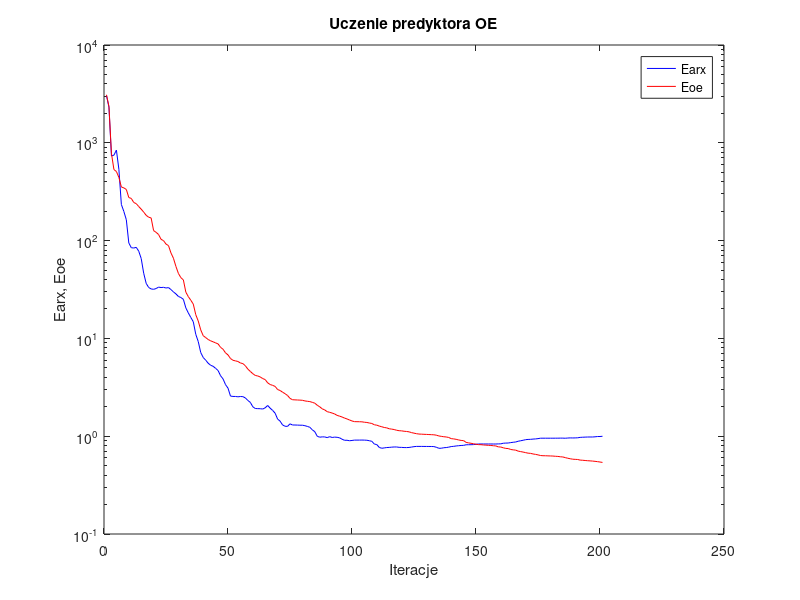
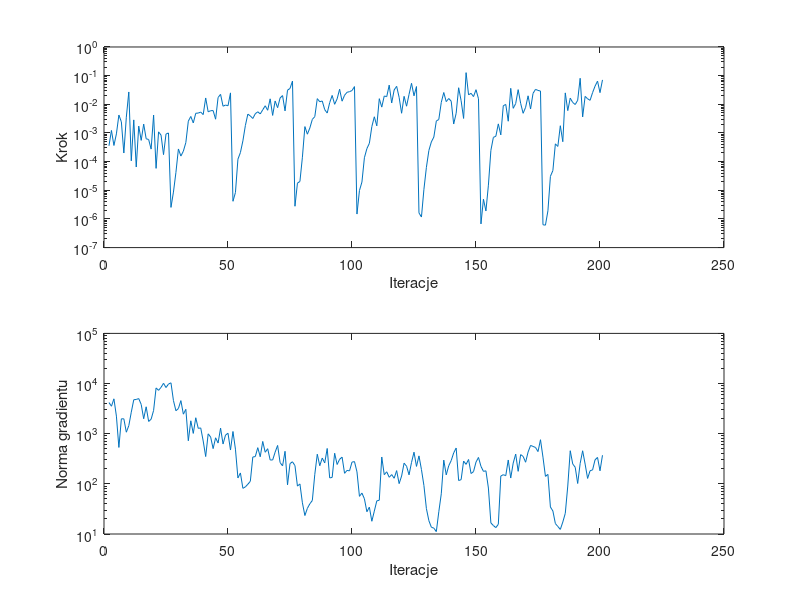

MATLAB code to generate these figures, in order:
%uczenie predyktora oe
clear all;
n=0; farx(n+1)=3.036888e+003; foe(n+1)=3.097757e+003; wspucz(n+1)=0.000000e+000; ng(n+1)=0.000000e+000;
%odnowa zmiennej metryki
n=1; farx(n+1)=2.308086e+003; foe(n+1)=2.351333e+003; krok(n+1)=3.569431e-004; ng(n+1)=4.183868e+003;
n=2; farx(n+1)=7.337100e+002; foe(n+1)=7.787177e+002; krok(n+1)=1.224233e-003; ng(n+1)=3.528312e+003;
n=3; farx(n+1)=7.476738e+002; foe(n+1)=5.325668e+002; krok(n+1)=3.657739e-004; ng(n+1)=4.957101e+003;
n=4; farx(n+1)=8.418225e+002; foe(n+1)=5.089794e+002; krok(n+1)=9.289576e-004; ng(n+1)=2.240755e+003;
n=5; farx(n+1)=5.361160e+002; foe(n+1)=4.425448e+002; krok(n+1)=4.221448e-003; ng(n+1)=5.322157e+002;
n=6; farx(n+1)=2.340541e+002; foe(n+1)=3.532164e+002; krok(n+1)=2.446965e-003; ng(n+1)=1.980086e+003;
n=7; farx(n+1)=1.986799e+002; foe(n+1)=3.460120e+002; krok(n+1)=1.997041e-004; ng(n+1)=1.979326e+003;
n=8; farx(n+1)=1.633618e+002; foe(n+1)=3.333838e+002; krok(n+1)=3.550402e-003; ng(n+1)=1.071162e+003;
n=9; farx(n+1)=9.460778e+001; foe(n+1)=2.755527e+002; krok(n+1)=2.693892e-002; ng(n+1)=1.446386e+003;
n=10; farx(n+1)=8.462850e+001; foe(n+1)=2.700741e+002; krok(n+1)=1.065485e-004; ng(n+1)=2.686448e+003;
n=11; farx(n+1)=8.394156e+001; foe(n+1)=2.453200e+002; krok(n+1)=2.855545e-003; ng(n+1)=4.755965e+003;
n=12; farx(n+1)=8.538263e+001; foe(n+1)=2.386339e+002; krok(n+1)=6.485137e-005; ng(n+1)=4.810936e+003;
n=13; farx(n+1)=7.799838e+001; foe(n+1)=2.230222e+002; krok(n+1)=1.735363e-003; ng(n+1)=5.017261e+003;
n=14; farx(n+1)=6.564144e+001; foe(n+1)=2.096236e+002; krok(n+1)=5.510555e-004; ng(n+1)=3.833391e+003;
n=15; farx(n+1)=4.641003e+001; foe(n+1)=1.956566e+002; krok(n+1)=2.043687e-003; ng(n+1)=1.985535e+003;
n=16; farx(n+1)=3.658262e+001; foe(n+1)=1.814437e+002; krok(n+1)=6.275936e-004; ng(n+1)=3.439283e+003;
n=17; farx(n+1)=3.317513e+001; foe(n+1)=1.734109e+002; krok(n+1)=5.916287e-004; ng(n+1)=1.755787e+003;
n=18; farx(n+1)=3.204453e+001; foe(n+1)=1.705564e+002; krok(n+1)=2.732662e-004; ng(n+1)=1.945154e+003;
n=19; farx(n+1)=3.176679e+001; foe(n+1)=1.265319e+002; krok(n+1)=4.221744e-003; ng(n+1)=2.916053e+003;
n=20; farx(n+1)=3.234214e+001; foe(n+1)=1.215024e+002; krok(n+1)=5.815705e-005; ng(n+1)=8.174077e+003;
n=21; farx(n+1)=3.344694e+001; foe(n+1)=1.154335e+002; krok(n+1)=1.093065e-003; ng(n+1)=7.319770e+003;
n=22; farx(n+1)=3.310928e+001; foe(n+1)=1.030404e+002; krok(n+1)=8.410247e-004; ng(n+1)=8.389224e+003;
n=23; farx(n+1)=3.330362e+001; foe(n+1)=9.996352e+001; krok(n+1)=1.752601e-004; ng(n+1)=1.013159e+004;
n=24; farx(n+1)=3.274699e+001; foe(n+1)=9.214166e+001; krok(n+1)=9.152390e-004; ng(n+1)=8.319983e+003;
n=25; farx(n+1)=3.308512e+001; foe(n+1)=8.891359e+001; krok(n+1)=9.991826e-004; ng(n+1)=9.769860e+003;
%odnowa zmiennej metryki
n=26; farx(n+1)=3.156292e+001; foe(n+1)=7.480445e+001; krok(n+1)=2.527819e-006; ng(n+1)=1.033878e+004;
n=27; farx(n+1)=2.989079e+001; foe(n+1)=6.598469e+001; krok(n+1)=8.648025e-006; ng(n+1)=4.584314e+003;
n=28; farx(n+1)=2.850402e+001; foe(n+1)=5.444132e+001; krok(n+1)=4.194015e-005; ng(n+1)=2.868993e+003;
n=29; farx(n+1)=2.685447e+001; foe(n+1)=4.616292e+001; krok(n+1)=2.762358e-004; ng(n+1)=3.177697e+003;
n=30; farx(n+1)=2.617320e+001; foe(n+1)=4.178124e+001; krok(n+1)=1.562643e-004; ng(n+1)=4.568200e+003;
n=31; farx(n+1)=2.511763e+001; foe(n+1)=3.965080e+001; krok(n+1)=2.315391e-004; ng(n+1)=2.451426e+003;
n=32; farx(n+1)=2.050910e+001; foe(n+1)=2.969580e+001; krok(n+1)=4.630782e-004; ng(n+1)=3.062030e+003;
n=33; farx(n+1)=1.821130e+001; foe(n+1)=2.672973e+001; krok(n+1)=2.583925e-003; ng(n+1)=7.231900e+002;
n=34; farx(n+1)=1.638337e+001; foe(n+1)=2.456307e+001; krok(n+1)=3.765398e-003; ng(n+1)=1.808216e+003;
n=35; farx(n+1)=1.480234e+001; foe(n+1)=2.243237e+001; krok(n+1)=2.241713e-003; ng(n+1)=1.013642e+003;
n=36; farx(n+1)=1.101451e+001; foe(n+1)=1.747820e+001; krok(n+1)=4.871925e-003; ng(n+1)=2.079373e+003;
n=37; farx(n+1)=9.288804e+000; foe(n+1)=1.505996e+001; krok(n+1)=4.938447e-003; ng(n+1)=1.277872e+003;
n=38; farx(n+1)=7.172851e+000; foe(n+1)=1.223434e+001; krok(n+1)=5.357205e-003; ng(n+1)=1.303564e+003;
n=39; farx(n+1)=6.382722e+000; foe(n+1)=1.066064e+001; krok(n+1)=4.375565e-003; ng(n+1)=7.135612e+002;
n=40; farx(n+1)=5.992948e+000; foe(n+1)=1.019310e+001; krok(n+1)=1.664795e-002; ng(n+1)=3.503238e+002;
n=41; farx(n+1)=5.575740e+000; foe(n+1)=9.750654e+000; krok(n+1)=5.457942e-003; ng(n+1)=9.933731e+002;
n=42; farx(n+1)=5.312705e+000; foe(n+1)=9.442540e+000; krok(n+1)=5.982223e-003; ng(n+1)=8.576189e+002;
n=43; farx(n+1)=5.186379e+000; foe(n+1)=9.231965e+000; krok(n+1)=6.035177e-003; ng(n+1)=5.045308e+002;
n=44; farx(n+1)=4.943212e+000; foe(n+1)=8.996624e+000; krok(n+1)=3.021288e-003; ng(n+1)=8.284683e+002;
n=45; farx(n+1)=4.692891e+000; foe(n+1)=8.785741e+000; krok(n+1)=1.729712e-002; ng(n+1)=6.513394e+002;
n=46; farx(n+1)=4.153834e+000; foe(n+1)=8.102041e+000; krok(n+1)=2.223039e-002; ng(n+1)=1.291520e+003;
n=47; farx(n+1)=3.853638e+000; foe(n+1)=7.746378e+000; krok(n+1)=8.579668e-003; ng(n+1)=6.231901e+002;
n=48; farx(n+1)=3.367804e+000; foe(n+1)=7.115409e+000; krok(n+1)=9.409526e-003; ng(n+1)=9.379711e+002;
n=49; farx(n+1)=3.099818e+000; foe(n+1)=6.777490e+000; krok(n+1)=8.891335e-003; ng(n+1)=1.020845e+003;
n=50; farx(n+1)=2.572046e+000; foe(n+1)=6.227863e+000; krok(n+1)=2.502130e-002; ng(n+1)=4.726042e+002;
%odnowa zmiennej metryki
n=51; farx(n+1)=2.550612e+000; foe(n+1)=5.975943e+000; krok(n+1)=4.134798e-006; ng(n+1)=1.106708e+003;
n=52; farx(n+1)=2.548769e+000; foe(n+1)=5.892416e+000; krok(n+1)=8.364627e-006; ng(n+1)=4.910234e+002;
n=53; farx(n+1)=2.527963e+000; foe(n+1)=5.806405e+000; krok(n+1)=1.215958e-004; ng(n+1)=1.310466e+002;
n=54; farx(n+1)=2.546592e+000; foe(n+1)=5.607921e+000; krok(n+1)=2.064568e-004; ng(n+1)=1.650052e+002;
n=55; farx(n+1)=2.537984e+000; foe(n+1)=5.524123e+000; krok(n+1)=5.294487e-004; ng(n+1)=8.144349e+001;
n=56; farx(n+1)=2.462712e+000; foe(n+1)=5.249646e+000; krok(n+1)=1.810600e-003; ng(n+1)=8.694938e+001;
n=57; farx(n+1)=2.319614e+000; foe(n+1)=4.852646e+000; krok(n+1)=4.541426e-003; ng(n+1)=9.817103e+001;
n=58; farx(n+1)=2.218588e+000; foe(n+1)=4.595022e+000; krok(n+1)=3.929986e-003; ng(n+1)=1.124523e+002;
n=59; farx(n+1)=1.998993e+000; foe(n+1)=4.356690e+000; krok(n+1)=3.195712e-003; ng(n+1)=3.432304e+002;
n=60; farx(n+1)=1.919940e+000; foe(n+1)=4.181099e+000; krok(n+1)=4.683883e-003; ng(n+1)=3.493034e+002;
n=61; farx(n+1)=1.913692e+000; foe(n+1)=4.127902e+000; krok(n+1)=5.485375e-003; ng(n+1)=5.263978e+002;
n=62; farx(n+1)=1.910406e+000; foe(n+1)=4.035707e+000; krok(n+1)=4.615931e-003; ng(n+1)=3.468738e+002;
n=63; farx(n+1)=1.896285e+000; foe(n+1)=3.884071e+000; krok(n+1)=6.401705e-003; ng(n+1)=7.006977e+002;
n=64; farx(n+1)=1.951802e+000; foe(n+1)=3.792205e+000; krok(n+1)=8.875371e-003; ng(n+1)=4.266528e+002;
n=65; farx(n+1)=2.061883e+000; foe(n+1)=3.509886e+000; krok(n+1)=6.193383e-003; ng(n+1)=5.022766e+002;
n=66; farx(n+1)=1.934357e+000; foe(n+1)=3.377865e+000; krok(n+1)=1.552269e-002; ng(n+1)=2.994756e+002;
n=67; farx(n+1)=1.835643e+000; foe(n+1)=3.309592e+000; krok(n+1)=4.096666e-003; ng(n+1)=2.988669e+002;
n=68; farx(n+1)=1.719171e+000; foe(n+1)=3.231174e+000; krok(n+1)=1.303720e-002; ng(n+1)=4.279416e+002;
n=69; farx(n+1)=1.496873e+000; foe(n+1)=3.000402e+000; krok(n+1)=7.627492e-003; ng(n+1)=5.833545e+002;
n=70; farx(n+1)=1.425809e+000; foe(n+1)=2.933826e+000; krok(n+1)=1.660195e-002; ng(n+1)=2.660760e+002;
n=71; farx(n+1)=1.303756e+000; foe(n+1)=2.819218e+000; krok(n+1)=2.015462e-002; ng(n+1)=2.281715e+002;
n=72; farx(n+1)=1.264110e+000; foe(n+1)=2.721825e+000; krok(n+1)=5.887869e-003; ng(n+1)=4.458663e+002;
n=73; farx(n+1)=1.260059e+000; foe(n+1)=2.608296e+000; krok(n+1)=3.112337e-002; ng(n+1)=9.561019e+001;
n=74; farx(n+1)=1.338797e+000; foe(n+1)=2.437279e+000; krok(n+1)=3.571281e-002; ng(n+1)=2.533275e+002;
n=75; farx(n+1)=1.302440e+000; foe(n+1)=2.360327e+000; krok(n+1)=6.473652e-002; ng(n+1)=2.755168e+002;
%odnowa zmiennej metryki
n=76; farx(n+1)=1.301453e+000; foe(n+1)=2.352381e+000; krok(n+1)=2.774652e-006; ng(n+1)=2.309644e+002;
n=77; farx(n+1)=1.299175e+000; foe(n+1)=2.345987e+000; krok(n+1)=1.776662e-005; ng(n+1)=9.015860e+001;
n=78; farx(n+1)=1.295480e+000; foe(n+1)=2.338492e+000; krok(n+1)=2.031935e-005; ng(n+1)=9.962877e+001;
n=79; farx(n+1)=1.295296e+000; foe(n+1)=2.329332e+000; krok(n+1)=1.426144e-004; ng(n+1)=4.182983e+001;
n=80; farx(n+1)=1.280816e+000; foe(n+1)=2.294925e+000; krok(n+1)=1.667309e-003; ng(n+1)=2.334633e+001;
n=81; farx(n+1)=1.259082e+000; foe(n+1)=2.275236e+000; krok(n+1)=9.053002e-004; ng(n+1)=3.246403e+001;
n=82; farx(n+1)=1.233652e+000; foe(n+1)=2.258861e+000; krok(n+1)=1.491801e-003; ng(n+1)=4.003978e+001;
n=83; farx(n+1)=1.162579e+000; foe(n+1)=2.218772e+000; krok(n+1)=2.973498e-003; ng(n+1)=4.653860e+001;
n=84; farx(n+1)=1.111800e+000; foe(n+1)=2.175589e+000; krok(n+1)=3.715831e-003; ng(n+1)=1.550760e+002;
n=85; farx(n+1)=9.970143e-001; foe(n+1)=2.071062e+000; krok(n+1)=1.576669e-002; ng(n+1)=3.897126e+002;
n=86; farx(n+1)=9.769550e-001; foe(n+1)=1.997346e+000; krok(n+1)=1.226153e-002; ng(n+1)=2.296205e+002;
n=87; farx(n+1)=9.844903e-001; foe(n+1)=1.904841e+000; krok(n+1)=1.305012e-002; ng(n+1)=3.265487e+002;
n=88; farx(n+1)=9.832694e-001; foe(n+1)=1.856838e+000; krok(n+1)=6.506258e-003; ng(n+1)=2.616954e+002;
n=89; farx(n+1)=9.669239e-001; foe(n+1)=1.782383e+000; krok(n+1)=4.949772e-003; ng(n+1)=5.076305e+002;
n=90; farx(n+1)=9.892547e-001; foe(n+1)=1.754302e+000; krok(n+1)=1.142218e-002; ng(n+1)=1.313630e+002;
n=91; farx(n+1)=9.704824e-001; foe(n+1)=1.725322e+000; krok(n+1)=2.038266e-002; ng(n+1)=1.342887e+002;
n=92; farx(n+1)=9.790157e-001; foe(n+1)=1.687869e+000; krok(n+1)=1.000091e-002; ng(n+1)=4.076668e+002;
n=93; farx(n+1)=9.743694e-001; foe(n+1)=1.632760e+000; krok(n+1)=1.547432e-002; ng(n+1)=2.431717e+002;
n=94; farx(n+1)=9.625357e-001; foe(n+1)=1.602774e+000; krok(n+1)=3.350022e-002; ng(n+1)=3.086469e+002;
n=95; farx(n+1)=9.309255e-001; foe(n+1)=1.571866e+000; krok(n+1)=1.284535e-002; ng(n+1)=3.411980e+002;
n=96; farx(n+1)=9.079674e-001; foe(n+1)=1.531510e+000; krok(n+1)=2.067140e-002; ng(n+1)=1.623554e+002;
n=97; farx(n+1)=9.090804e-001; foe(n+1)=1.501042e+000; krok(n+1)=2.622287e-002; ng(n+1)=1.853293e+002;
n=98; farx(n+1)=8.986627e-001; foe(n+1)=1.465038e+000; krok(n+1)=2.764852e-002; ng(n+1)=1.816220e+002;
n=99; farx(n+1)=9.045725e-001; foe(n+1)=1.431136e+000; krok(n+1)=3.012318e-002; ng(n+1)=2.713820e+002;
n=100; farx(n+1)=9.122482e-001; foe(n+1)=1.409159e+000; krok(n+1)=4.149438e-002; ng(n+1)=2.777077e+002;
%odnowa zmiennej metryki
n=101; farx(n+1)=9.121771e-001; foe(n+1)=1.407174e+000; krok(n+1)=1.479716e-006; ng(n+1)=1.736985e+002;
n=102; farx(n+1)=9.124347e-001; foe(n+1)=1.406014e+000; krok(n+1)=9.766516e-006; ng(n+1)=5.634579e+001;
n=103; farx(n+1)=9.133027e-001; foe(n+1)=1.402813e+000; krok(n+1)=1.929519e-005; ng(n+1)=6.542519e+001;
n=104; farx(n+1)=9.119534e-001; foe(n+1)=1.389485e+000; krok(n+1)=1.366331e-004; ng(n+1)=5.045051e+001;
n=105; farx(n+1)=9.090665e-001; foe(n+1)=1.381837e+000; krok(n+1)=2.838391e-004; ng(n+1)=2.780527e+001;
n=106; farx(n+1)=8.990886e-001; foe(n+1)=1.364214e+000; krok(n+1)=4.347668e-004; ng(n+1)=3.433317e+001;
n=107; farx(n+1)=8.862790e-001; foe(n+1)=1.349583e+000; krok(n+1)=1.670282e-003; ng(n+1)=1.795358e+001;
n=108; farx(n+1)=8.314347e-001; foe(n+1)=1.308580e+000; krok(n+1)=3.671029e-003; ng(n+1)=2.866017e+001;
n=109; farx(n+1)=8.210016e-001; foe(n+1)=1.296616e+000; krok(n+1)=1.772228e-003; ng(n+1)=4.581182e+001;
n=110; farx(n+1)=7.672764e-001; foe(n+1)=1.268996e+000; krok(n+1)=1.571994e-002; ng(n+1)=4.711819e+001;
n=111; farx(n+1)=7.529429e-001; foe(n+1)=1.249237e+000; krok(n+1)=7.981858e-003; ng(n+1)=3.430849e+002;
n=112; farx(n+1)=7.593120e-001; foe(n+1)=1.227685e+000; krok(n+1)=1.949750e-002; ng(n+1)=1.522314e+002;
n=113; farx(n+1)=7.658754e-001; foe(n+1)=1.217287e+000; krok(n+1)=1.846372e-002; ng(n+1)=1.739455e+002;
n=114; farx(n+1)=7.681255e-001; foe(n+1)=1.191133e+000; krok(n+1)=4.674985e-002; ng(n+1)=1.352679e+002;
n=115; farx(n+1)=7.728906e-001; foe(n+1)=1.181778e+000; krok(n+1)=1.111520e-002; ng(n+1)=1.530193e+002;
n=116; farx(n+1)=7.759419e-001; foe(n+1)=1.169833e+000; krok(n+1)=3.172883e-002; ng(n+1)=1.293043e+002;
n=117; farx(n+1)=7.759896e-001; foe(n+1)=1.150224e+000; krok(n+1)=4.236083e-002; ng(n+1)=1.836124e+002;
n=118; farx(n+1)=7.694693e-001; foe(n+1)=1.138292e+000; krok(n+1)=1.748904e-002; ng(n+1)=1.010300e+002;
n=119; farx(n+1)=7.685778e-001; foe(n+1)=1.134212e+000; krok(n+1)=4.871925e-003; ng(n+1)=1.431598e+002;
n=120; farx(n+1)=7.652831e-001; foe(n+1)=1.123729e+000; krok(n+1)=1.896911e-002; ng(n+1)=2.584326e+002;
n=121; farx(n+1)=7.648825e-001; foe(n+1)=1.117890e+000; krok(n+1)=8.580693e-003; ng(n+1)=2.246908e+002;
n=122; farx(n+1)=7.673461e-001; foe(n+1)=1.108218e+000; krok(n+1)=2.219272e-002; ng(n+1)=1.511932e+002;
n=123; farx(n+1)=7.744642e-001; foe(n+1)=1.088202e+000; krok(n+1)=5.403031e-002; ng(n+1)=2.673696e+002;
n=124; farx(n+1)=7.819218e-001; foe(n+1)=1.074323e+000; krok(n+1)=1.977848e-002; ng(n+1)=4.279884e+002;
n=125; farx(n+1)=7.865965e-001; foe(n+1)=1.061166e+000; krok(n+1)=4.166678e-002; ng(n+1)=2.228063e+002;
%odnowa zmiennej metryki
n=126; farx(n+1)=7.865019e-001; foe(n+1)=1.051707e+000; krok(n+1)=1.623756e-006; ng(n+1)=3.611625e+002;
n=127; farx(n+1)=7.865105e-001; foe(n+1)=1.049310e+000; krok(n+1)=1.165269e-006; ng(n+1)=1.930400e+002;
n=128; farx(n+1)=7.858880e-001; foe(n+1)=1.045507e+000; krok(n+1)=1.083629e-005; ng(n+1)=9.247228e+001;
n=129; farx(n+1)=7.857171e-001; foe(n+1)=1.043168e+000; krok(n+1)=6.322074e-005; ng(n+1)=3.209737e+001;
n=130; farx(n+1)=7.852038e-001; foe(n+1)=1.039996e+000; krok(n+1)=2.456358e-004; ng(n+1)=1.842069e+001;
n=131; farx(n+1)=7.850044e-001; foe(n+1)=1.036869e+000; krok(n+1)=4.880790e-004; ng(n+1)=1.364293e+001;
n=132; farx(n+1)=7.831629e-001; foe(n+1)=1.033753e+000; krok(n+1)=7.209870e-004; ng(n+1)=1.308748e+001;
n=133; farx(n+1)=7.709047e-001; foe(n+1)=1.024417e+000; krok(n+1)=2.607264e-003; ng(n+1)=1.115839e+001;
n=134; farx(n+1)=7.528020e-001; foe(n+1)=1.006086e+000; krok(n+1)=2.957629e-003; ng(n+1)=2.775147e+001;
n=135; farx(n+1)=7.531529e-001; foe(n+1)=9.967264e-001; krok(n+1)=1.165911e-002; ng(n+1)=6.342691e+001;
n=136; farx(n+1)=7.623570e-001; foe(n+1)=9.873207e-001; krok(n+1)=2.580064e-002; ng(n+1)=2.972136e+002;
n=137; farx(n+1)=7.655422e-001; foe(n+1)=9.822400e-001; krok(n+1)=1.238474e-002; ng(n+1)=1.509908e+002;
n=138; farx(n+1)=7.729710e-001; foe(n+1)=9.704735e-001; krok(n+1)=1.594192e-002; ng(n+1)=2.292187e+002;
n=139; farx(n+1)=7.836931e-001; foe(n+1)=9.442796e-001; krok(n+1)=1.285523e-002; ng(n+1)=2.914465e+002;
n=140; farx(n+1)=7.876929e-001; foe(n+1)=9.384912e-001; krok(n+1)=2.051078e-003; ng(n+1)=4.145900e+002;
n=141; farx(n+1)=7.948047e-001; foe(n+1)=9.289389e-001; krok(n+1)=4.866267e-003; ng(n+1)=5.186626e+002;
n=142; farx(n+1)=7.995020e-001; foe(n+1)=9.154858e-001; krok(n+1)=3.783561e-002; ng(n+1)=1.164725e+002;
n=143; farx(n+1)=8.037652e-001; foe(n+1)=9.054322e-001; krok(n+1)=1.333747e-002; ng(n+1)=1.211958e+002;
n=144; farx(n+1)=8.061627e-001; foe(n+1)=9.009433e-001; krok(n+1)=3.212655e-003; ng(n+1)=2.846471e+002;
n=145; farx(n+1)=8.172971e-001; foe(n+1)=8.647270e-001; krok(n+1)=1.272089e-001; ng(n+1)=2.444779e+002;
n=146; farx(n+1)=8.182381e-001; foe(n+1)=8.548591e-001; krok(n+1)=2.138537e-002; ng(n+1)=3.062843e+002;
n=147; farx(n+1)=8.185956e-001; foe(n+1)=8.462709e-001; krok(n+1)=2.414071e-002; ng(n+1)=1.606677e+002;
n=148; farx(n+1)=8.210880e-001; foe(n+1)=8.370924e-001; krok(n+1)=1.863402e-002; ng(n+1)=1.754956e+002;
n=149; farx(n+1)=8.264974e-001; foe(n+1)=8.281449e-001; krok(n+1)=3.236902e-002; ng(n+1)=2.715684e+002;
n=150; farx(n+1)=8.327757e-001; foe(n+1)=8.201848e-001; krok(n+1)=1.563844e-002; ng(n+1)=3.359991e+002;
%odnowa zmiennej metryki
n=151; farx(n+1)=8.327728e-001; foe(n+1)=8.188706e-001; krok(n+1)=6.706574e-007; ng(n+1)=2.234300e+002;
n=152; farx(n+1)=8.327143e-001; foe(n+1)=8.135358e-001; krok(n+1)=4.886358e-006; ng(n+1)=1.774412e+002;
n=153; farx(n+1)=8.326448e-001; foe(n+1)=8.104832e-001; krok(n+1)=1.896309e-006; ng(n+1)=1.819852e+002;
n=154; farx(n+1)=8.327244e-001; foe(n+1)=8.066893e-001; krok(n+1)=1.507081e-005; ng(n+1)=8.252565e+001;
n=155; farx(n+1)=8.326524e-001; foe(n+1)=8.042186e-001; krok(n+1)=2.463545e-004; ng(n+1)=1.661042e+001;
n=156; farx(n+1)=8.320987e-001; foe(n+1)=7.988458e-001; krok(n+1)=7.010405e-004; ng(n+1)=1.475442e+001;
n=157; farx(n+1)=8.321584e-001; foe(n+1)=7.953649e-001; krok(n+1)=7.663457e-004; ng(n+1)=1.340709e+001;
n=158; farx(n+1)=8.343043e-001; foe(n+1)=7.777818e-001; krok(n+1)=2.075244e-003; ng(n+1)=1.563009e+001;
n=159; farx(n+1)=8.355026e-001; foe(n+1)=7.751261e-001; krok(n+1)=8.567570e-004; ng(n+1)=1.433086e+002;
n=160; farx(n+1)=8.474855e-001; foe(n+1)=7.610908e-001; krok(n+1)=8.929289e-003; ng(n+1)=1.522415e+002;
n=161; farx(n+1)=8.504361e-001; foe(n+1)=7.502583e-001; krok(n+1)=9.876893e-003; ng(n+1)=1.455432e+002;
n=162; farx(n+1)=8.517949e-001; foe(n+1)=7.476775e-001; krok(n+1)=2.568725e-003; ng(n+1)=2.989970e+002;
n=163; farx(n+1)=8.604659e-001; foe(n+1)=7.314662e-001; krok(n+1)=3.612031e-002; ng(n+1)=1.305819e+002;
n=164; farx(n+1)=8.669510e-001; foe(n+1)=7.252573e-001; krok(n+1)=7.242402e-003; ng(n+1)=2.596482e+002;
n=165; farx(n+1)=8.727279e-001; foe(n+1)=7.203486e-001; krok(n+1)=1.059021e-002; ng(n+1)=3.920813e+002;
n=166; farx(n+1)=8.878168e-001; foe(n+1)=7.038563e-001; krok(n+1)=3.244437e-002; ng(n+1)=1.777205e+002;
n=167; farx(n+1)=8.987175e-001; foe(n+1)=6.958597e-001; krok(n+1)=1.082825e-002; ng(n+1)=3.824882e+002;
n=168; farx(n+1)=9.086594e-001; foe(n+1)=6.883611e-001; krok(n+1)=4.853566e-003; ng(n+1)=3.526737e+002;
n=169; farx(n+1)=9.216917e-001; foe(n+1)=6.793555e-001; krok(n+1)=7.840743e-003; ng(n+1)=2.699611e+002;
n=170; farx(n+1)=9.269958e-001; foe(n+1)=6.708523e-001; krok(n+1)=1.977848e-002; ng(n+1)=4.303855e+002;
n=171; farx(n+1)=9.288426e-001; foe(n+1)=6.676009e-001; krok(n+1)=6.854056e-003; ng(n+1)=5.837747e+002;
n=172; farx(n+1)=9.345105e-001; foe(n+1)=6.582975e-001; krok(n+1)=2.410544e-002; ng(n+1)=5.576726e+002;
n=173; farx(n+1)=9.378777e-001; foe(n+1)=6.518765e-001; krok(n+1)=3.320390e-002; ng(n+1)=5.313467e+002;
n=174; farx(n+1)=9.447345e-001; foe(n+1)=6.442321e-001; krok(n+1)=3.052860e-002; ng(n+1)=4.399672e+002;
n=175; farx(n+1)=9.541228e-001; foe(n+1)=6.348393e-001; krok(n+1)=2.900728e-002; ng(n+1)=7.585306e+002;
%odnowa zmiennej metryki
n=176; farx(n+1)=9.541293e-001; foe(n+1)=6.315432e-001; krok(n+1)=6.266905e-007; ng(n+1)=3.407791e+002;
n=177; farx(n+1)=9.541358e-001; foe(n+1)=6.310914e-001; krok(n+1)=6.066752e-007; ng(n+1)=1.409130e+002;
n=178; farx(n+1)=9.541237e-001; foe(n+1)=6.294252e-001; krok(n+1)=1.924645e-006; ng(n+1)=1.543702e+002;
n=179; farx(n+1)=9.540845e-001; foe(n+1)=6.281944e-001; krok(n+1)=3.070301e-005; ng(n+1)=3.457800e+001;
n=180; farx(n+1)=9.540465e-001; foe(n+1)=6.267202e-001; krok(n+1)=4.878346e-005; ng(n+1)=2.876546e+001;
n=181; farx(n+1)=9.544825e-001; foe(n+1)=6.233877e-001; krok(n+1)=4.168272e-004; ng(n+1)=1.617558e+001;
n=182; farx(n+1)=9.546645e-001; foe(n+1)=6.214930e-001; krok(n+1)=3.383827e-004; ng(n+1)=1.412160e+001;
n=183; farx(n+1)=9.559257e-001; foe(n+1)=6.161522e-001; krok(n+1)=1.788132e-003; ng(n+1)=1.235084e+001;
n=184; farx(n+1)=9.557919e-001; foe(n+1)=6.135799e-001; krok(n+1)=4.957365e-004; ng(n+1)=1.731186e+001;
n=185; farx(n+1)=9.531124e-001; foe(n+1)=6.039899e-001; krok(n+1)=2.502130e-002; ng(n+1)=2.582411e+001;
n=186; farx(n+1)=9.581786e-001; foe(n+1)=5.951029e-001; krok(n+1)=6.019169e-003; ng(n+1)=9.042878e+001;
n=187; farx(n+1)=9.610422e-001; foe(n+1)=5.882075e-001; krok(n+1)=1.640492e-002; ng(n+1)=4.575686e+002;
n=188; farx(n+1)=9.595283e-001; foe(n+1)=5.818688e-001; krok(n+1)=1.158426e-002; ng(n+1)=2.494391e+002;
n=189; farx(n+1)=9.607696e-001; foe(n+1)=5.796888e-001; krok(n+1)=9.832841e-003; ng(n+1)=2.142663e+002;
n=190; farx(n+1)=9.631936e-001; foe(n+1)=5.780372e-001; krok(n+1)=1.381076e-002; ng(n+1)=1.016966e+002;
n=191; farx(n+1)=9.730318e-001; foe(n+1)=5.697875e-001; krok(n+1)=8.097460e-002; ng(n+1)=2.554442e+002;
n=192; farx(n+1)=9.761369e-001; foe(n+1)=5.675904e-001; krok(n+1)=3.625910e-003; ng(n+1)=4.569801e+002;
n=193; farx(n+1)=9.787834e-001; foe(n+1)=5.643822e-001; krok(n+1)=1.887308e-002; ng(n+1)=2.475824e+002;
n=194; farx(n+1)=9.809742e-001; foe(n+1)=5.614985e-001; krok(n+1)=1.555850e-002; ng(n+1)=1.282031e+002;
n=195; farx(n+1)=9.817452e-001; foe(n+1)=5.594560e-001; krok(n+1)=1.376948e-002; ng(n+1)=1.829465e+002;
n=196; farx(n+1)=9.816223e-001; foe(n+1)=5.567688e-001; krok(n+1)=2.549876e-002; ng(n+1)=1.892955e+002;
n=197; farx(n+1)=9.858286e-001; foe(n+1)=5.533939e-001; krok(n+1)=4.285764e-002; ng(n+1)=3.012621e+002;
n=198; farx(n+1)=9.924736e-001; foe(n+1)=5.492320e-001; krok(n+1)=6.442938e-002; ng(n+1)=3.366041e+002;
n=199; farx(n+1)=9.927960e-001; foe(n+1)=5.445875e-001; krok(n+1)=2.550930e-002; ng(n+1)=1.820487e+002;
n=200; farx(n+1)=9.985995e-001; foe(n+1)=5.394263e-001; krok(n+1)=7.104066e-002; ng(n+1)=3.721733e+002;

figure; semilogy(farx,'b'); hold on; semilogy(foe,'r'); xlabel('Iteracje'); ylabel('Earx, Eoe'); legend('Earx','Eoe'); title('Uczenie predyktora OE');
figure; subplot(2,1,1); semilogy(krok); xlabel('Iteracje'); ylabel('Krok');
subplot(2,1,2); semilogy(ng); xlabel('Iteracje'); ylabel('Norma gradientu');
Earx=farx(n+1)
Eoe=foe(n+1)
